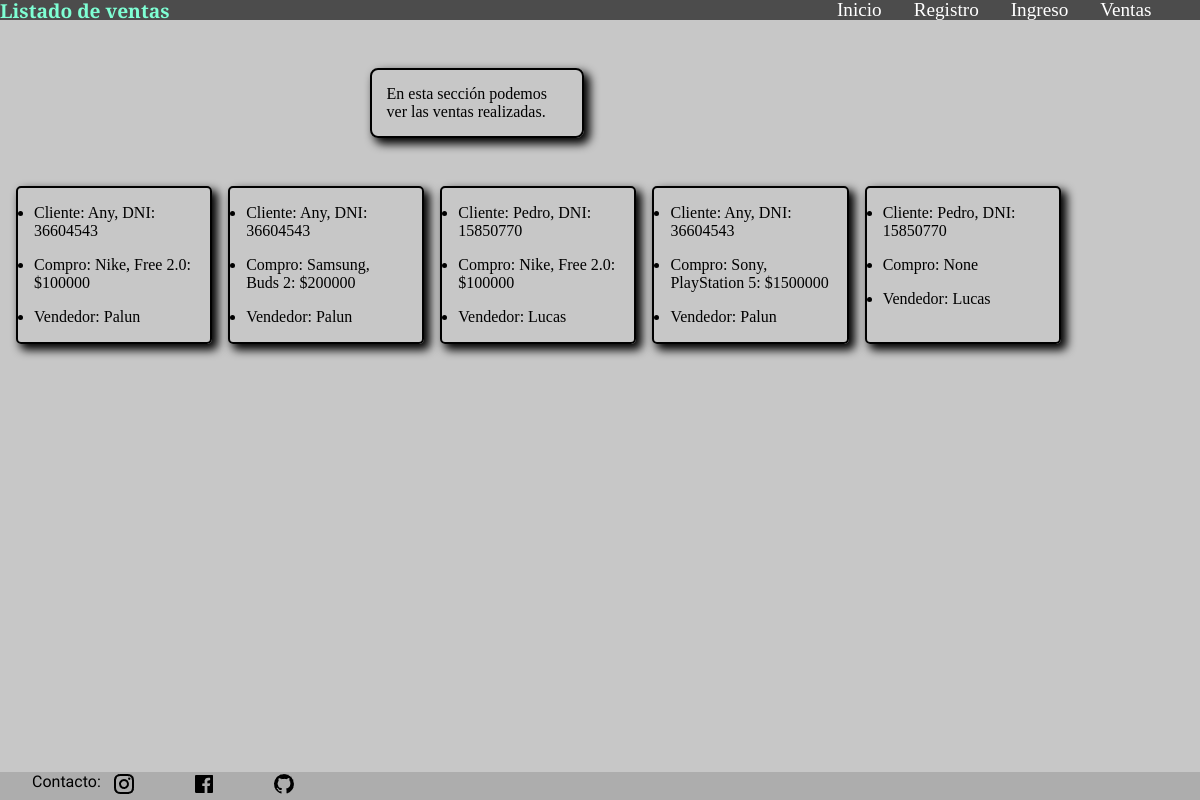
Screenshot of /ventas/ventas/lista_ventas with the database file from the repository.
### ventas/models.py (models this page shows, shortened)
class Venta(models.Model):
    producto = models.ForeignKey(NuevoProducto, on_delete=models.SET_NULL, null=True, blank=True)
    cliente = models.ForeignKey(NuevoCliente, on_delete=models.SET_NULL, null=True, blank=True)
    vendedor = models.ForeignKey(Usuario,on_delete=models.SET_NULL, null=True, blank=True)
    fecha_hora = models.DateTimeField(auto_now_add=True)
    class Meta:
        verbose_name = 'Venta'
        verbose_name_plural = 'Ventas'

class NuevoCliente(models.Model):
    nombre = models.CharField(max_length=50)
    dni = models.CharField(max_length=8,validators=[RegexValidator(r'^\d{7,8}$', 'Ingrese un máximo de 8 dígitos.')], unique=True, error_messages={'unique': 'El DNI debe ir sin puntos'}, verbose_name='DNI')
    fecha_nacimiento = models.DateField()
    direccion = models.CharField(max_length=100)
    localidad = models.ForeignKey(Localidad, on_delete=models.SET_NULL, null=True, blank=True)
    def __str__(self):
        return f'{self.nombre}, DNI: {self.dni}'
    class Meta:
        verbose_name = 'Cliente'
        verbose_name_plural = 'Clientes'

class NuevoProducto(models.Model):
    nombre = models.CharField(max_length=100, unique=True, error_messages={'unique': 'Ese producto ya esta registrado.'}, verbose_name='Nombre del producto')
    marca = models.ForeignKey(Marca, on_delete=models.CASCADE, null=True, blank=True, verbose_name='Marca del producto')
    precio = models.IntegerField()
    def __str__(self):
        return f'{self.marca}, {self.nombre}: ${self.precio}'
    class Meta:
        verbose_name = 'Producto'
        verbose_name_plural = 'Productos'

class Marca(models.Model):
    nombre = models.CharField(max_length=100, unique=True, error_messages={'unique': 'Esa marca ya esta registrada.'}, verbose_name='Nombre de la marca')
    pais_origen = models.ForeignKey(Pais, on_delete=models.CASCADE, null=True, blank=True, verbose_name='País de origen')
    def __str__(self):
        return self.nombre
    class Meta:
        verbose_name = 'Marca'
        verbose_name_plural = 'Marcas'

### ingreso/models.py (models this page shows)
class Usuario(models.Model):
    nombre = models.CharField(max_length=50, verbose_name='Nombre')
    nacimiento = models.DateField(verbose_name='Fecha de nacimiento')
    puesto = models.CharField(max_length=50, verbose_name='Puesto')
    fecha_ingreso = models.DateField(verbose_name='Ingreso a la empresa')
    def __str__(self):
        return self.nombre
    class Meta:
        verbose_name = "usuario"
        verbose_name_plural = "usuarios"

### ventas/views.py (the view)
# urls.py: path('ventas/lista_ventas', listaventas, name='lista_ventas'),
def listaventas(request):
    lista_ventas = Venta.objects.all()
    return render(request, 'ventas/lista_ventas.html', {'lista_ventas': lista_ventas})

### ventas/templates/ventas/lista_ventas.html (shortened to what this page needs)
{% extends 'core/base.html' %}
{% block content %}
    <nav class="contenedor_nav">
        <div class="navegador">
            <h2 class="titulo">Listado de ventas</h2>
        </div>
        <div class="links">
            <p><a href="{% url 'core:index' %}" class="link">Inicio</a></p>
            <p><a href="{% url 'ingreso:registro_index' %}" class="link">Registro</a></p>
            <p><a href="{% url 'ingreso:index' %}" class="link">Ingreso</a></p>
            <p><a href="{% url 'ventas:index' %}" class="link">Ventas</a></p>
        </div>
    </nav>
    <div class="cuerpo">
        <main class="principal">
            <div class="explicacion">
                <p>En esta sección podemos ver las ventas realizadas.</p>
            </div>
            <div class="lista_ventas">
                {% for lista in lista_ventas %}
                <ul class="lista">
                    <li>Cliente: {{ lista.cliente }}</li>
                    <li>Compro: {{lista.producto}}</li>
                    <li>Vendedor: {{lista.vendedor}}</li>
                </ul>
                <br>
                {% endfor %}
            </div>
        </main>
    </div>
{% endblock content %}

### core/templates/core/base.html (shortened to what this page needs)
{% load static %}
<!DOCTYPE html>
<html lang="es">
<head>
    <link rel="stylesheet" href="{% static 'css/style.css' %}">
</head>
<body>
    <div class="todo">
        {% block content %}
        {% endblock content %}
        <footer class="pie">
            <p class="contacto">Contacto: </p>
            <a href="https://www.instagram.com/palun77/" target="_blank" rel="noopener noreferrer" ><img src="{% static 'img/instagram-line.png' %}" alt="" height="" width="" class="instagram"></a>
            <a href="https://www.facebook.com/PALUN.7" target="_blank" rel="noopener noreferrer" ><img src="{% static 'img/facebook.png' %}" alt="" height="" width="" class="facebook"></a>
            <a href="https://github.com/Palun7/" target="_blank" rel="noopener noreferrer" ><img src="{% static 'img/github.png' %}" alt="" height="" width="" class="github"></a>
        </footer>
    </div>
</body>
</html>

### core/static/css/style.css (style rules this page uses)
* { padding: 0; margin: 0; font-family: "Crimson Text", serif; }
body { min-height: 100vh; display: grid; background-color: rgb(199, 199, 199); }
.todo { display: flex; flex-flow: column; }
.contenedor_nav { display: flex; align-items: center; height: 20px; transition-duration: .5s; background-color: rgb(76, 76, 76); }
.links { display: flex; margin-left: 1rem; margin-right: 1rem; }
.link { text-decoration: none; color: rgb(255, 255, 255); transition-duration: .5s; cursor: pointer; font-size: 1.2rem; }
.navegador { flex-grow: 20; align-content: center; }
.titulo { font-size: 1.2rem; color: aquamarine; transition-duration: .5s; }
.cuerpo { display: flex; flex-grow: 2; height: 90vh; }
.principal { display: grid; grid-template-rows: repeat(10, 1fr); grid-template-columns: repeat(10, 1fr); gap: 2rem; padding-top: 3rem; }
.links { display: flex; flex-grow: 1; gap: 2rem; }
.pie { background-color: rgb(173, 173, 173); display: grid; grid-template-columns: 5rem 5rem 5rem 5rem repeat(10, 1fr); padding-left: 2rem; }
.instagram { transition-duration: .5s; cursor: pointer; }
.facebook { transition-duration: .5s; cursor: pointer; box-sizing: border-box; }
.github { transition-duration: .5s; cursor: pointer; }
.contacto { font-family: "Poetsen One", sans-serif; color: black; }
.explicacion { padding: 15px; border: solid 2px black; border-radius: 8px; display: flex; flex-flow: column; row-gap: 30px; grid-column-start: 4; grid-column-end: 6; grid-row-start: 1; box-shadow: 5px 5px 10px 1px black; box-sizing: border-box; height: fit-content; align-self: flex-start; }
.lista_ventas { display: grid; grid-template-rows: repeat(6, 1fr); grid-template-columns: repeat(5, 1fr); grid-column-start: 1; grid-column-end: 10; grid-row-start: 2; grid-row-end: 8; padding: 1rem; gap: 1rem; }
.lista { grid-row-start: 1; display: flex; flex-flow: column; border: solid 2px black; border-radius: 5px; box-shadow: 5px 5px 10px 1px black; padding: 1rem; gap: 1rem; }

### rows the page displays
Venta: cliente "Any, DNI: 36604543", producto "Nike, Free 2.0: $100000", vendedor "Palun"
Venta: cliente "Any, DNI: 36604543", producto "Samsung, Buds 2: $200000", vendedor "Palun"
Venta: cliente "Pedro, DNI: 15850770", producto "Nike, Free 2.0: $100000", vendedor "Lucas"
Venta: cliente "Any, DNI: 36604543", producto "Sony, PlayStation 5: $1500000", vendedor "Palun"
Venta: cliente "Pedro, DNI: 15850770", producto "None", vendedor "Lucas"
